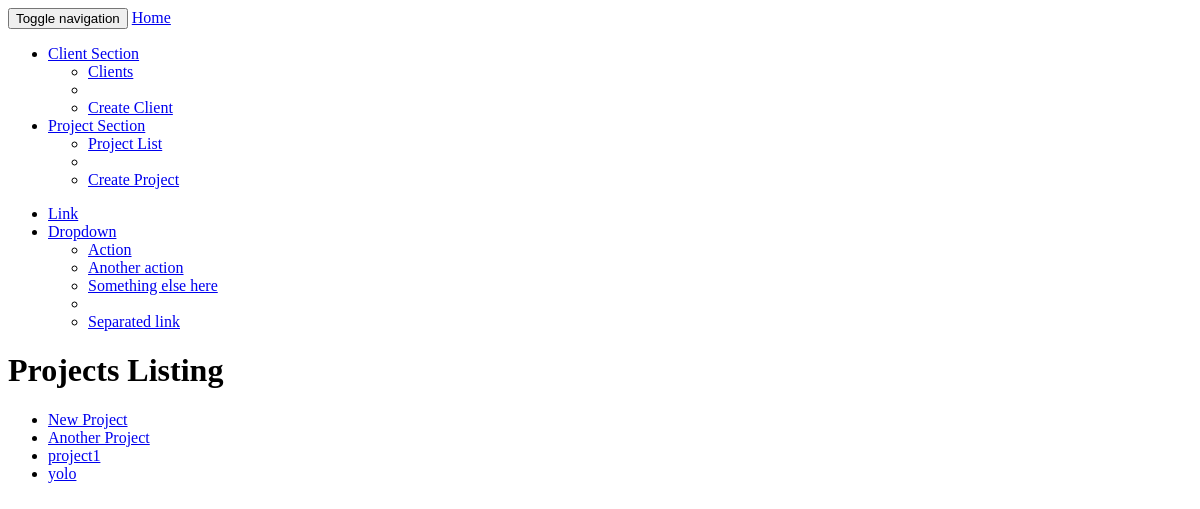
/list, run on an earlier commit of the app's database.
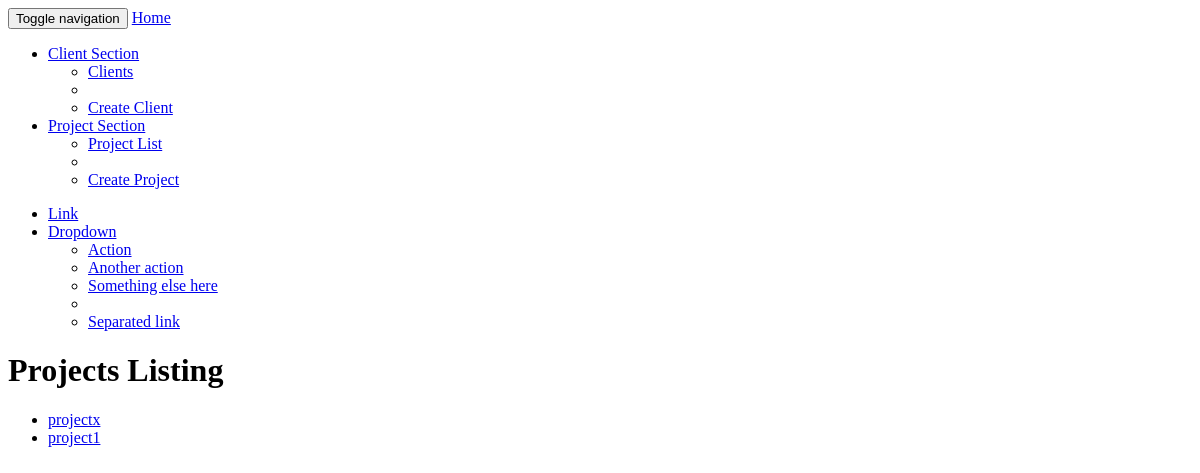
And on a later commit of the database.
### facturier/models.py (models this page shows, shortened)
class Project(models.Model):
    Project_name = models.CharField(max_length = 50)
    creation_date = models.DateField()
    user = models.ForeignKey(User)
    client = models.ForeignKey('Client')
    status = models.CharField(max_length=100, choices=STATUS_CHOICES)

### facturier/views.py (the view)
# urls.py: url(r'^list$', ProjectList.as_view(), name='project-list'),
class ProjectList(ListView):
    model = Project
    context_object_name = "projects"

### facturier/templates/facturier/project_list.html
{% extends "base.html" %}
{% block content %}
<h1>Projects Listing</h1>
<div class="project-list">
    <ul>
        {% for project in projects %}
        <li><a href="{% url 'project-detail' project.id %}">{{ project.Project_name }}</a></li>
        {% endfor %}
    </ul>
</div>
{% endblock %}

### facturier_project/templates/base.html (shortened to what this page needs)
{% load sass_tags %}
{% load static %}
<!DOCTYPE html>
<html>
<head>
    <link href="{% sass_src 'bootstrap-sass/assets/stylesheets/_bootstrap.scss' %}" rel="stylesheet" type="text/css" />
    <link href="{% sass_src 'sass/style.scss' %}" rel="stylesheet" type="text/css" />
    <link href="{% sass_src 'dropdownHover/css/animate.min.css' %}" rel="stylesheet">
    <link href="{% sass_src 'dropdownHover/css/bootstrap-dropdownhover.min.css' %}" rel="stylesheet">
</head>
<body>
    <header>
        <nav class="navbar navbar-inverse">
            <div class="container-fluid">
                <div class="navbar-header">
                    <button type="button" class="navbar-toggle collapsed" data-toggle="collapse" data-target="#bs-example-navbar-collapse-1" aria-expanded="false">
                        <span class="sr-only">Toggle navigation</span>
                    </button>
                    <a class="navbar-brand" href="{% url 'home'%}">Home</a>
                </div>
                <div class="collapse navbar-collapse" id="bs-example-navbar-collapse-1">
                    <ul class="nav navbar-nav">
                        <li class="dropdown">
                            <a href="#" class="dropdown-toggle" data-hover="dropdown" data-animations="rotateIn" data-toggle="dropdown" role="button" aria-haspopup="true" aria-expanded="false">Client Section</a>
                            <ul class="dropdown-menu">
                                <li><a href="{% url 'client-list'%}">Clients</a></li>
                                <li role="separator" class="divider"></li>
                                <li><a href="{% url 'project-client-create'%}">Create Client</a></li>
                            </ul>
                        </li>
                        <li class="dropdown">
                            <a href="#" class="dropdown-toggle" data-hover="dropdown" data-animations="rotateIn" data-toggle="dropdown" role="button" aria-haspopup="true" aria-expanded="false">Project Section</a>
                            <ul class="dropdown-menu">
                                <li><a href="{% url 'project-list'%}">Project List</a></li>
                                <li role="separator" class="divider"></li>
                                <li><a href="{% url 'project_create'%}">Create Project</a></li>
                            </ul>
                        </li>
                    </ul>
                    <ul class="nav navbar-nav navbar-right">
                        <li><a href="#">Link</a></li>
                        <li class="dropdown">
                            <a href="#" class="dropdown-toggle" data-toggle="dropdown" role="button" aria-haspopup="true" aria-expanded="false">Dropdown </a>
                            <ul class="dropdown-menu">
                                <li><a href="#">Action</a></li>
                                <li><a href="#">Another action</a></li>
                                <li><a href="#">Something else here</a></li>
                                <li role="separator" class="divider"></li>
                                <li><a href="#">Separated link</a></li>
                            </ul>
                        </li>
                    </ul>
                </div>
            </div>
        </nav>
    </header>
    {% block content %} {% endblock %}
</body>
</html>

What changed in the data, as far as the page shows it:
removed Project: Project_name "New Project"
removed Project: Project_name "yolo"
changed Project: Project_name "Another Project" → "projectx"
